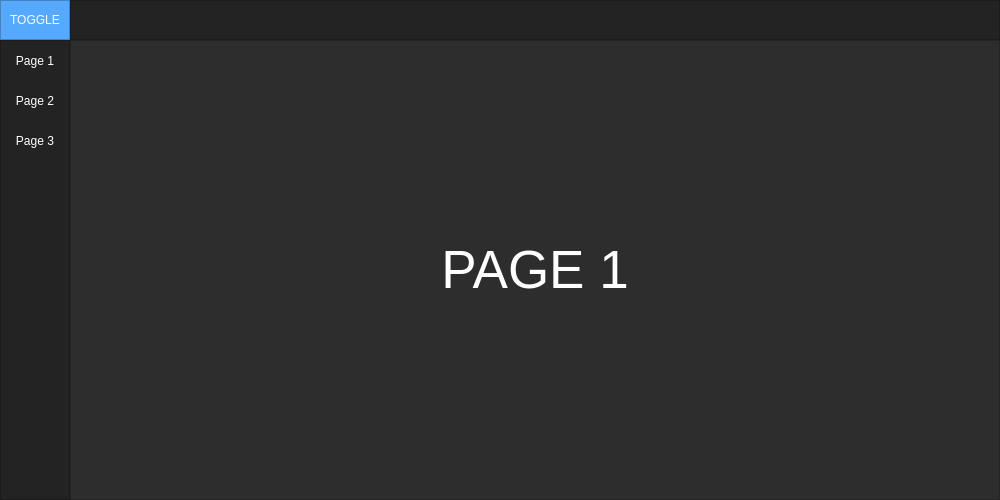
<?xml version="1.0" encoding="UTF-8"?>
<ui version="4.0">
 <class>MainWindow</class>
 <widget class="QMainWindow" name="MainWindow">
  <property name="geometry">
   <rect>
    <x>0</x>
    <y>0</y>
    <width>1000</width>
    <height>500</height>
   </rect>
  </property>
  <property name="minimumSize">
   <size>
    <width>1000</width>
    <height>500</height>
   </size>
  </property>
  <property name="windowTitle">
   <string>Safe Space</string>
  </property>
  <property name="styleSheet">
   <string notr="true">background-color: rgb(45, 45, 45);</string>
  </property>
  <widget class="QWidget" name="centralwidget">
   <layout class="QVBoxLayout" name="verticalLayout">
    <property name="spacing">
     <number>0</number>
    </property>
    <property name="leftMargin">
     <number>0</number>
    </property>
    <property name="topMargin">
     <number>0</number>
    </property>
    <property name="rightMargin">
     <number>0</number>
    </property>
    <property name="bottomMargin">
     <number>0</number>
    </property>
    <item>
     <widget class="QFrame" name="Top_Bar">
      <property name="maximumSize">
       <size>
        <width>16777215</width>
        <height>40</height>
       </size>
      </property>
      <property name="styleSheet">
       <string notr="true">background-color: rgb(35, 35, 35);</string>
      </property>
      <property name="frameShape">
       <enum>QFrame::NoFrame</enum>
      </property>
      <property name="frameShadow">
       <enum>QFrame::Raised</enum>
      </property>
      <layout class="QHBoxLayout" name="horizontalLayout">
       <property name="spacing">
        <number>0</number>
       </property>
       <property name="leftMargin">
        <number>0</number>
       </property>
       <property name="topMargin">
        <number>0</number>
       </property>
       <property name="rightMargin">
        <number>0</number>
       </property>
       <property name="bottomMargin">
        <number>0</number>
       </property>
       <item>
        <widget class="QFrame" name="frame_toggle">
         <property name="maximumSize">
          <size>
           <width>70</width>
           <height>40</height>
          </size>
         </property>
         <property name="styleSheet">
          <string notr="true">background-color: rgb(85, 170, 255);</string>
         </property>
         <property name="frameShape">
          <enum>QFrame::StyledPanel</enum>
         </property>
         <property name="frameShadow">
          <enum>QFrame::Raised</enum>
         </property>
         <layout class="QVBoxLayout" name="verticalLayout_2">
          <property name="spacing">
           <number>0</number>
          </property>
          <property name="leftMargin">
           <number>0</number>
          </property>
          <property name="topMargin">
           <number>0</number>
          </property>
          <property name="rightMargin">
           <number>0</number>
          </property>
          <property name="bottomMargin">
           <number>0</number>
          </property>
          <item>
           <widget class="QPushButton" name="Btn_Toggle">
            <property name="sizePolicy">
             <sizepolicy hsizetype="Expanding" vsizetype="Expanding">
              <horstretch>0</horstretch>
              <verstretch>0</verstretch>
             </sizepolicy>
            </property>
            <property name="styleSheet">
             <string notr="true">color: rgb(255, 255, 255);
border: 0px solid;</string>
            </property>
            <property name="text">
             <string>TOGGLE</string>
            </property>
           </widget>
          </item>
         </layout>
        </widget>
       </item>
       <item>
        <widget class="QFrame" name="frame_top">
         <property name="frameShape">
          <enum>QFrame::StyledPanel</enum>
         </property>
         <property name="frameShadow">
          <enum>QFrame::Raised</enum>
         </property>
        </widget>
       </item>
      </layout>
     </widget>
    </item>
    <item>
     <widget class="QFrame" name="Content">
      <property name="frameShape">
       <enum>QFrame::NoFrame</enum>
      </property>
      <property name="frameShadow">
       <enum>QFrame::Raised</enum>
      </property>
      <layout class="QHBoxLayout" name="horizontalLayout_2">
       <property name="spacing">
        <number>0</number>
       </property>
       <property name="leftMargin">
        <number>0</number>
       </property>
       <property name="topMargin">
        <number>0</number>
       </property>
       <property name="rightMargin">
        <number>0</number>
       </property>
       <property name="bottomMargin">
        <number>0</number>
       </property>
       <item>
        <widget class="QFrame" name="frame_left_menu">
         <property name="minimumSize">
          <size>
           <width>70</width>
           <height>0</height>
          </size>
         </property>
         <property name="maximumSize">
          <size>
           <width>70</width>
           <height>16777215</height>
          </size>
         </property>
         <property name="styleSheet">
          <string notr="true">background-color: rgb(35, 35, 35);</string>
         </property>
         <property name="frameShape">
          <enum>QFrame::StyledPanel</enum>
         </property>
         <property name="frameShadow">
          <enum>QFrame::Raised</enum>
         </property>
         <layout class="QVBoxLayout" name="verticalLayout_3">
          <property name="leftMargin">
           <number>0</number>
          </property>
          <property name="topMargin">
           <number>0</number>
          </property>
          <property name="rightMargin">
           <number>0</number>
          </property>
          <property name="bottomMargin">
           <number>0</number>
          </property>
          <item alignment="Qt::AlignTop">
           <widget class="QFrame" name="frame_top_menus">
            <property name="frameShape">
             <enum>QFrame::NoFrame</enum>
            </property>
            <property name="frameShadow">
             <enum>QFrame::Raised</enum>
            </property>
            <layout class="QVBoxLayout" name="verticalLayout_4">
             <property name="spacing">
              <number>0</number>
             </property>
             <property name="leftMargin">
              <number>0</number>
             </property>
             <property name="topMargin">
              <number>0</number>
             </property>
             <property name="rightMargin">
              <number>0</number>
             </property>
             <property name="bottomMargin">
              <number>0</number>
             </property>
             <item>
              <widget class="QPushButton" name="btn_page_1">
               <property name="minimumSize">
                <size>
                 <width>0</width>
                 <height>40</height>
                </size>
               </property>
               <property name="styleSheet">
                <string notr="true">QPushButton {
	color: rgb(255, 255, 255);
	background-color: rgb(35, 35, 35);
	border: 0px solid;
}
QPushButton:hover {
	background-color: rgb(85, 170, 255);
}</string>
               </property>
               <property name="text">
                <string>Page 1</string>
               </property>
              </widget>
             </item>
             <item>
              <widget class="QPushButton" name="btn_page_2">
               <property name="minimumSize">
                <size>
                 <width>0</width>
                 <height>40</height>
                </size>
               </property>
               <property name="styleSheet">
                <string notr="true">QPushButton {
	color: rgb(255, 255, 255);
	background-color: rgb(35, 35, 35);
	border: 0px solid;
}
QPushButton:hover {
	background-color: rgb(85, 170, 255);
}</string>
               </property>
               <property name="text">
                <string>Page 2</string>
               </property>
              </widget>
             </item>
             <item>
              <widget class="QPushButton" name="btn_page_3">
               <property name="minimumSize">
                <size>
                 <width>0</width>
                 <height>40</height>
                </size>
               </property>
               <property name="styleSheet">
                <string notr="true">QPushButton {
	color: rgb(255, 255, 255);
	background-color: rgb(35, 35, 35);
	border: 0px solid;
}
QPushButton:hover {
	background-color: rgb(85, 170, 255);
}</string>
               </property>
               <property name="text">
                <string>Page 3</string>
               </property>
              </widget>
             </item>
            </layout>
           </widget>
          </item>
         </layout>
        </widget>
       </item>
       <item>
        <widget class="QFrame" name="frame_pages">
         <property name="frameShape">
          <enum>QFrame::StyledPanel</enum>
         </property>
         <property name="frameShadow">
          <enum>QFrame::Raised</enum>
         </property>
         <layout class="QVBoxLayout" name="verticalLayout_5">
          <item>
           <widget class="QStackedWidget" name="stackedWidget">
            <property name="currentIndex">
             <number>0</number>
            </property>
            <widget class="QWidget" name="page_1">
             <layout class="QVBoxLayout" name="verticalLayout_7">
              <item>
               <widget class="QLabel" name="label_1">
                <property name="font">
                 <font>
                  <pointsize>40</pointsize>
                 </font>
                </property>
                <property name="styleSheet">
                 <string notr="true">color: #FFF;</string>
                </property>
                <property name="text">
                 <string>PAGE 1</string>
                </property>
                <property name="alignment">
                 <set>Qt::AlignCenter</set>
                </property>
               </widget>
              </item>
             </layout>
            </widget>
            <widget class="QWidget" name="page_2">
             <layout class="QVBoxLayout" name="verticalLayout_6">
              <item>
               <widget class="QLabel" name="label_2">
                <property name="font">
                 <font>
                  <pointsize>40</pointsize>
                 </font>
                </property>
                <property name="styleSheet">
                 <string notr="true">color: #FFF;</string>
                </property>
                <property name="text">
                 <string>PAGE 2</string>
                </property>
                <property name="alignment">
                 <set>Qt::AlignCenter</set>
                </property>
               </widget>
              </item>
             </layout>
            </widget>
            <widget class="QWidget" name="page_3">
             <layout class="QVBoxLayout" name="verticalLayout_8">
              <item>
               <widget class="QLabel" name="label">
                <property name="font">
                 <font>
                  <pointsize>40</pointsize>
                 </font>
                </property>
                <property name="styleSheet">
                 <string notr="true">color: #FFF;</string>
                </property>
                <property name="text">
                 <string>PAGE 3</string>
                </property>
                <property name="alignment">
                 <set>Qt::AlignCenter</set>
                </property>
               </widget>
              </item>
             </layout>
            </widget>
           </widget>
          </item>
         </layout>
        </widget>
       </item>
      </layout>
     </widget>
    </item>
   </layout>
  </widget>
 </widget>
 <resources/>
 <connections/>
</ui>
